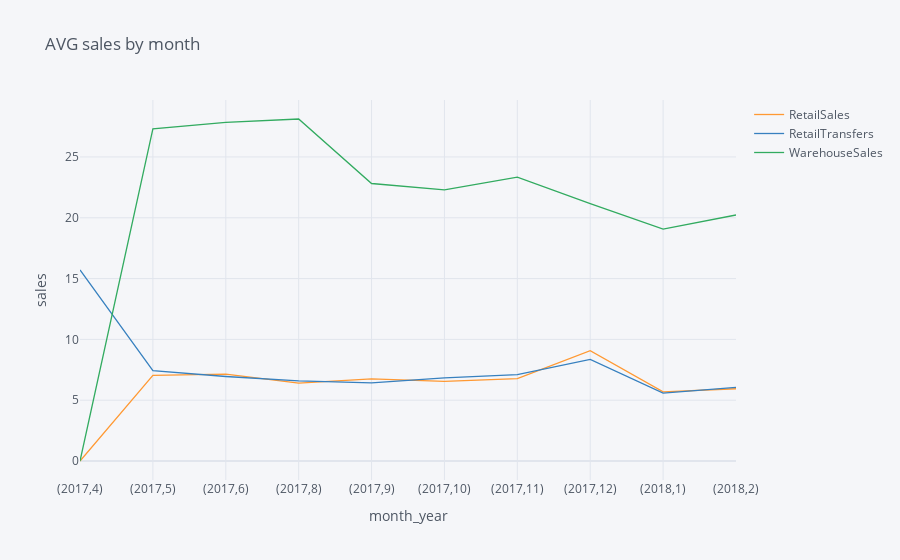

Notebook cell for this chart:
### Code cell
avg_sale_by_month.iplot(kind='line',  
                       xTitle='month_year', 
                       yTitle='sales', 
                       title='AVG sales by month',
                       subplots=False)

### Figure 1 — Plotly figure (JSON) as saved in the notebook; plotly's stock layout.template omitted (floating-point values rounded to 4 significant figures)
{"data": [{"line": {"color": "rgba(255, 153, 51, 1.0)", "dash": "solid", "shape": "linear", "width": 1.3}, "mode": "lines", "name": "RetailSales", "text": "", "type": "scatter", "x": ["(2017,4)", "(2017,5)", "(2017,6)", "(2017,8)", "(2017,9)", "(2017,10)", "(2017,11)", "(2017,12)", "(2018,1)", "(2018,2)"], "y": [0, 7.039, 7.144, 6.41, 6.757, 6.549, 6.765, 9.078, 5.679, 5.939]}, {"line": {"color": "rgba(55, 128, 191, 1.0)", "dash": "solid", "shape": "linear", "width": 1.3}, "mode": "lines", "name": "RetailTransfers", "text": "", "type": "scatter", "x": ["(2017,4)", "(2017,5)", "(2017,6)", "(2017,8)", "(2017,9)", "(2017,10)", "(2017,11)", "(2017,12)", "(2018,1)", "(2018,2)"], "y": [15.71, 7.422, 6.95, 6.585, 6.42, 6.828, 7.104, 8.354, 5.575, 6.05]}, {"line": {"color": "rgba(50, 171, 96, 1.0)", "dash": "solid", "shape": "linear", "width": 1.3}, "mode": "lines", "name": "WarehouseSales", "text": "", "type": "scatter", "x": ["(2017,4)", "(2017,5)", "(2017,6)", "(2017,8)", "(2017,9)", "(2017,10)", "(2017,11)", "(2017,12)", "(2018,1)", "(2018,2)"], "y": [0, 27.31, 27.84, 28.12, 22.82, 22.29, 23.35, 21.17, 19.07, 20.23]}], "layout": {"legend": {"bgcolor": "#F5F6F9", "font": {"color": "#4D5663"}}, "paper_bgcolor": "#F5F6F9", "plot_bgcolor": "#F5F6F9", "title": {"font": {"color": "#4D5663"}, "text": "AVG sales by month"}, "xaxis": {"gridcolor": "#E1E5ED", "showgrid": true, "tickfont": {"color": "#4D5663"}, "title": {"font": {"color": "#4D5663"}, "text": "month_year"}, "zerolinecolor": "#E1E5ED"}, "yaxis": {"gridcolor": "#E1E5ED", "showgrid": true, "tickfont": {"color": "#4D5663"}, "title": {"font": {"color": "#4D5663"}, "text": "sales"}, "zerolinecolor": "#E1E5ED"}}}
